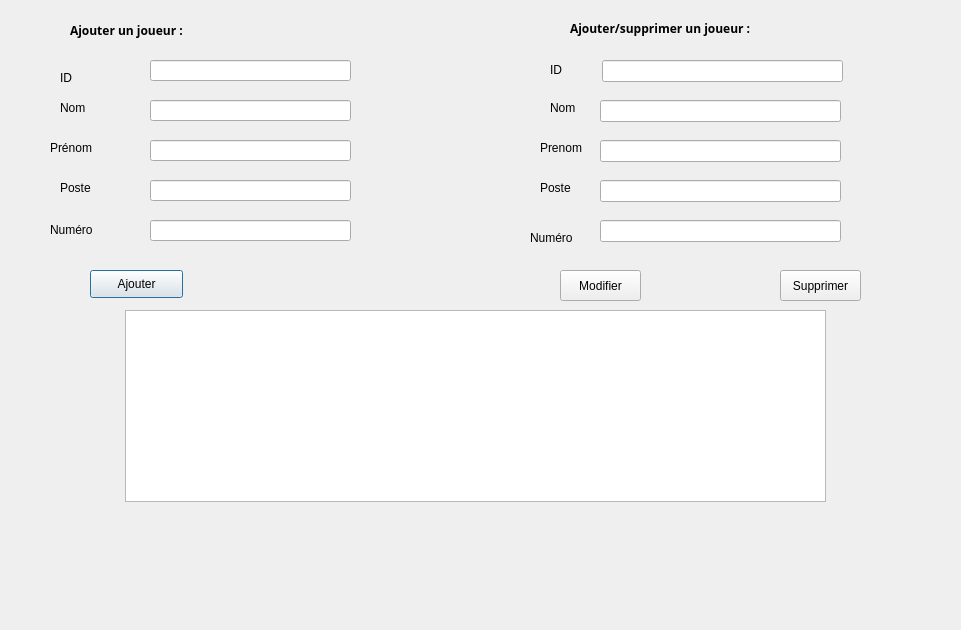
<?xml version="1.0" encoding="UTF-8"?>
<ui version="4.0">
 <class>crud_joueur</class>
 <widget class="QDialog" name="crud_joueur">
  <property name="geometry">
   <rect>
    <x>0</x>
    <y>0</y>
    <width>961</width>
    <height>630</height>
   </rect>
  </property>
  <property name="windowTitle">
   <string>Joueurs</string>
  </property>
  <widget class="QPushButton" name="pushButton_16">
   <property name="geometry">
    <rect>
     <x>90</x>
     <y>270</y>
     <width>93</width>
     <height>28</height>
    </rect>
   </property>
   <property name="text">
    <string>Ajouter</string>
   </property>
  </widget>
  <widget class="QLineEdit" name="prenom">
   <property name="geometry">
    <rect>
     <x>150</x>
     <y>140</y>
     <width>201</width>
     <height>21</height>
    </rect>
   </property>
  </widget>
  <widget class="QLineEdit" name="postee">
   <property name="geometry">
    <rect>
     <x>600</x>
     <y>180</y>
     <width>241</width>
     <height>22</height>
    </rect>
   </property>
  </widget>
  <widget class="QLabel" name="label_62">
   <property name="geometry">
    <rect>
     <x>550</x>
     <y>60</y>
     <width>61</width>
     <height>20</height>
    </rect>
   </property>
   <property name="text">
    <string>ID</string>
   </property>
  </widget>
  <widget class="QLabel" name="label_48">
   <property name="geometry">
    <rect>
     <x>60</x>
     <y>100</y>
     <width>55</width>
     <height>16</height>
    </rect>
   </property>
   <property name="text">
    <string>Nom</string>
   </property>
  </widget>
  <widget class="QLabel" name="label_45">
   <property name="geometry">
    <rect>
     <x>50</x>
     <y>220</y>
     <width>71</width>
     <height>20</height>
    </rect>
   </property>
   <property name="text">
    <string>Numéro</string>
   </property>
  </widget>
  <widget class="QLineEdit" name="nom">
   <property name="geometry">
    <rect>
     <x>150</x>
     <y>100</y>
     <width>201</width>
     <height>21</height>
    </rect>
   </property>
  </widget>
  <widget class="QLabel" name="label">
   <property name="geometry">
    <rect>
     <x>570</x>
     <y>20</y>
     <width>221</width>
     <height>16</height>
    </rect>
   </property>
   <property name="font">
    <font>
     <family>Arial Black</family>
     <weight>75</weight>
     <bold>true</bold>
    </font>
   </property>
   <property name="text">
    <string>Ajouter/supprimer un joueur :</string>
   </property>
  </widget>
  <widget class="QLabel" name="label_61">
   <property name="geometry">
    <rect>
     <x>540</x>
     <y>180</y>
     <width>55</width>
     <height>16</height>
    </rect>
   </property>
   <property name="text">
    <string>Poste</string>
   </property>
  </widget>
  <widget class="QLabel" name="label_59">
   <property name="geometry">
    <rect>
     <x>550</x>
     <y>100</y>
     <width>55</width>
     <height>16</height>
    </rect>
   </property>
   <property name="text">
    <string>Nom</string>
   </property>
  </widget>
  <widget class="QLineEdit" name="numm">
   <property name="geometry">
    <rect>
     <x>600</x>
     <y>220</y>
     <width>241</width>
     <height>22</height>
    </rect>
   </property>
  </widget>
  <widget class="QLabel" name="label_49">
   <property name="geometry">
    <rect>
     <x>60</x>
     <y>180</y>
     <width>55</width>
     <height>16</height>
    </rect>
   </property>
   <property name="text">
    <string>Poste</string>
   </property>
  </widget>
  <widget class="QLineEdit" name="nomm">
   <property name="geometry">
    <rect>
     <x>600</x>
     <y>100</y>
     <width>241</width>
     <height>22</height>
    </rect>
   </property>
  </widget>
  <widget class="QLabel" name="label_46">
   <property name="geometry">
    <rect>
     <x>50</x>
     <y>140</y>
     <width>55</width>
     <height>16</height>
    </rect>
   </property>
   <property name="text">
    <string>Prénom</string>
   </property>
  </widget>
  <widget class="QLineEdit" name="prenomm">
   <property name="geometry">
    <rect>
     <x>600</x>
     <y>140</y>
     <width>241</width>
     <height>22</height>
    </rect>
   </property>
  </widget>
  <widget class="QTableView" name="tabjoueur">
   <property name="enabled">
    <bool>true</bool>
   </property>
   <property name="geometry">
    <rect>
     <x>125</x>
     <y>310</y>
     <width>701</width>
     <height>192</height>
    </rect>
   </property>
   <property name="contextMenuPolicy">
    <enum>Qt::DefaultContextMenu</enum>
   </property>
   <property name="acceptDrops">
    <bool>false</bool>
   </property>
   <property name="accessibleName">
    <string notr="true"/>
   </property>
  </widget>
  <widget class="QLineEdit" name="idd">
   <property name="geometry">
    <rect>
     <x>602</x>
     <y>60</y>
     <width>241</width>
     <height>22</height>
    </rect>
   </property>
  </widget>
  <widget class="QLabel" name="label_9">
   <property name="geometry">
    <rect>
     <x>60</x>
     <y>70</y>
     <width>55</width>
     <height>16</height>
    </rect>
   </property>
   <property name="text">
    <string>ID</string>
   </property>
  </widget>
  <widget class="QLabel" name="label_63">
   <property name="geometry">
    <rect>
     <x>540</x>
     <y>140</y>
     <width>55</width>
     <height>16</height>
    </rect>
   </property>
   <property name="text">
    <string>Prenom</string>
   </property>
  </widget>
  <widget class="QLabel" name="label_60">
   <property name="geometry">
    <rect>
     <x>530</x>
     <y>230</y>
     <width>55</width>
     <height>16</height>
    </rect>
   </property>
   <property name="text">
    <string>Numéro</string>
   </property>
  </widget>
  <widget class="QLabel" name="label_47">
   <property name="geometry">
    <rect>
     <x>70</x>
     <y>0</y>
     <width>251</width>
     <height>61</height>
    </rect>
   </property>
   <property name="font">
    <font>
     <family>Arial Black</family>
     <weight>75</weight>
     <bold>true</bold>
    </font>
   </property>
   <property name="text">
    <string>Ajouter un joueur :</string>
   </property>
  </widget>
  <widget class="QLineEdit" name="num">
   <property name="geometry">
    <rect>
     <x>150</x>
     <y>220</y>
     <width>201</width>
     <height>21</height>
    </rect>
   </property>
  </widget>
  <widget class="QPushButton" name="pushButton_19">
   <property name="geometry">
    <rect>
     <x>560</x>
     <y>270</y>
     <width>81</width>
     <height>31</height>
    </rect>
   </property>
   <property name="text">
    <string>Modifier</string>
   </property>
  </widget>
  <widget class="QLabel" name="label_44">
   <property name="geometry">
    <rect>
     <x>880</x>
     <y>0</y>
     <width>71</width>
     <height>51</height>
    </rect>
   </property>
   <property name="text">
    <string/>
   </property>
   <property name="pixmap">
    <pixmap>../84639679_1093221177697262_6017725296000630784_n.png</pixmap>
   </property>
   <property name="scaledContents">
    <bool>true</bool>
   </property>
  </widget>
  <widget class="QLineEdit" name="id">
   <property name="geometry">
    <rect>
     <x>150</x>
     <y>60</y>
     <width>201</width>
     <height>21</height>
    </rect>
   </property>
  </widget>
  <widget class="QLineEdit" name="poste">
   <property name="geometry">
    <rect>
     <x>150</x>
     <y>180</y>
     <width>201</width>
     <height>21</height>
    </rect>
   </property>
  </widget>
  <widget class="QPushButton" name="pushButton_21">
   <property name="geometry">
    <rect>
     <x>780</x>
     <y>270</y>
     <width>81</width>
     <height>31</height>
    </rect>
   </property>
   <property name="text">
    <string>Supprimer</string>
   </property>
  </widget>
 </widget>
 <resources/>
 <connections/>
</ui>
